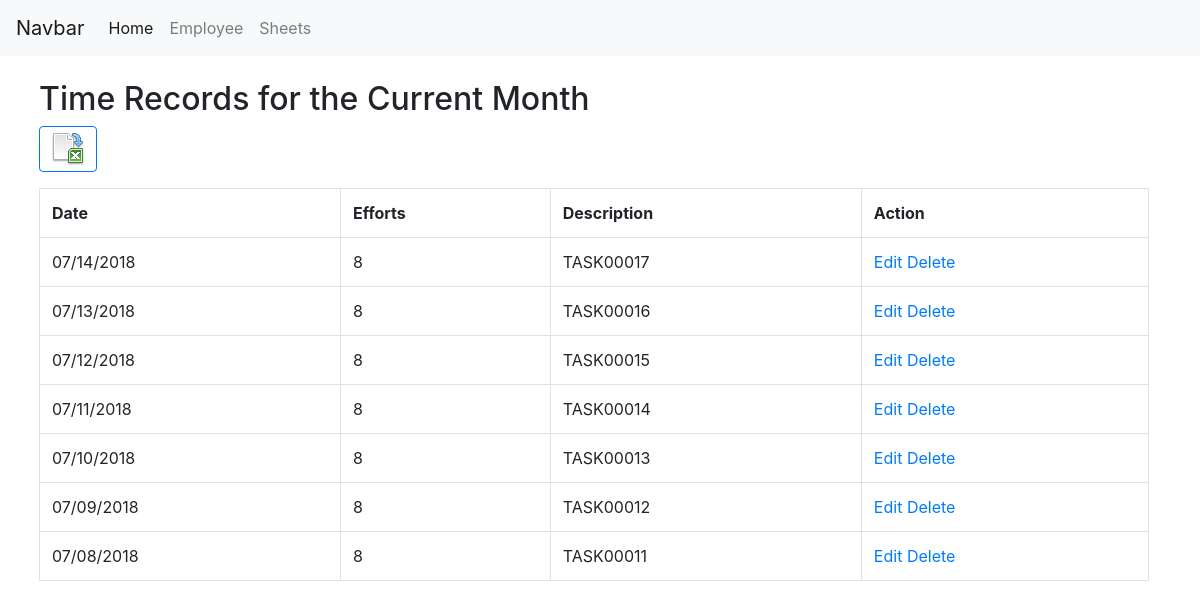
/timesheets/view/, run on the app's committed database.
### timesheets/models.py (models this page shows, shortened)
class TimeRecords(models.Model):
    emp_id = models.IntegerField(verbose_name = 'Employee ID')
    ts_date = models.DateField(null=False, blank=False,verbose_name = 'Time Sheet Date')
    ts_effort = models.PositiveIntegerField(default=8,verbose_name = 'Hours worked')
    ts_desc = models.CharField(max_length=200,verbose_name = 'Time Description')
    class Meta:
        verbose_name = 'Time Records'
        verbose_name_plural = 'Time Records'
        unique_together = (("emp_id", "ts_date"),)
        ordering = ["-emp_id"]

### timesheets/views.py (the view)
# urls.py: path('view/', views.timeEntryList, name='timeEntryList'),
def timeEntryList(request):
    time_records=TimeRecords.objects.filter(ts_date__year=today.year, ts_date__month=today.month)
    context = {'time_records': time_records}
    return render(request, 'timesheets/list.html', context)

### timesheets/templates/timesheets/list.html (shortened to what this page needs)
{% load static %}
<!DOCTYPE html>
<html>
<head>
   <link rel="stylesheet" href="https://maxcdn.bootstrapcdn.com/bootstrap/4.1.0/css/bootstrap.min.css">
</head>
<body>
    <nav class="navbar navbar-expand-lg navbar-light bg-light"><a class="navbar-brand" href="#">Navbar</a> <div class="collapse navbar-collapse" > <div class="navbar-nav"><a class="nav-item nav-link active" href="#">Home <span class="sr-only">(current)</span></a><a class="nav-item nav-link " href="/employee/">Employee <span class="sr-only">(current)</span></a> <a class="nav-item nav-link "href="/timesheets/">Sheets <span class="sr-only">(current)</span></a></div></div></nav>
  <div class="container" style="margin:2%">
<h2>Time Records for the Current Month</h2>
<a href="/timesheets/export/" >
    <button type="button" class="btn btn-outline-primary">
    <img alt="Export to Excel" src="{% static "timesheets/exportexcel.png" %}" >
    </button>
</a>
<table style="width:100%;" class="table table-bordered">
                <tr> <th > Date</th> <th> Efforts</th> <th> Description</th> <th> Action</th> </tr>
                {% for time_record in time_records %}
                <tr>
                    <td >{{ time_record.ts_date|date:"SHORT_DATE_FORMAT" }}</td>
                    <td>{{ time_record.ts_effort }}</td>
                    <td>{{ time_record.ts_desc }}</td>
                    <td ><a href="../{{time_record.id}}/edit">Edit</a> <a href="../{{time_record.id}}/delete/">Delete</a></td>
                </tr>
                {% endfor  %}
              </table>
            </div>
</body>
</html>

### data on the page
TimeRecords: ts_date "07/14/2018", ts_effort "8", ts_desc "TASK00017"
TimeRecords: ts_date "07/13/2018", ts_effort "8", ts_desc "TASK00016"
TimeRecords: ts_date "07/12/2018", ts_effort "8", ts_desc "TASK00015"
TimeRecords: ts_date "07/11/2018", ts_effort "8", ts_desc "TASK00014"
TimeRecords: ts_date "07/10/2018", ts_effort "8", ts_desc "TASK00013"
TimeRecords: ts_date "07/09/2018", ts_effort "8", ts_desc "TASK00012"
TimeRecords: ts_date "07/08/2018", ts_effort "8", ts_desc "TASK00011"
